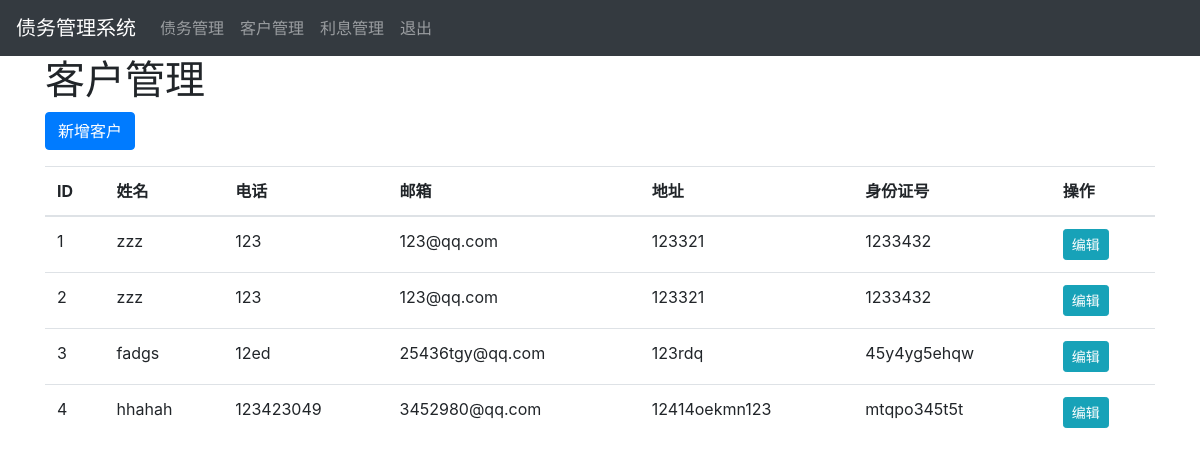
Screenshot of /customer/ (signed in) with the database file from the repository.
### app/models/customer.py (models this page shows)
class Customer(db.Model):
    id = db.Column(db.Integer, primary_key=True)
    name = db.Column(db.String(64), nullable=False)
    phone = db.Column(db.String(20))
    email = db.Column(db.String(120))
    address = db.Column(db.String(256))
    id_number = db.Column(db.String(18))  # 身份证号
    created_at = db.Column(db.DateTime, default=db.func.now())

### app/routes/customer.py (the view)
@bp.route('/')
@login_required
def index():
    customers = Customer.query.all()
    return render_template('customer/index.html', customers=customers)

### app/models/user.py (called while the page is built)
@login_manager.user_loader
def load_user(id):
    return User.query.get(int(id))

### app/templates/customer/index.html
{% extends "base.html" %}
{% block content %}
<div class="container">
    <h1>客户管理</h1>
    <a href="{{ url_for('customer.create') }}" class="btn btn-primary mb-3">新增客户</a>
    <table class="table">
        <thead>
            <tr>
                <th>ID</th>
                <th>姓名</th>
                <th>电话</th>
                <th>邮箱</th>
                <th>地址</th>
                <th>身份证号</th>
                <th>操作</th>
            </tr>
        </thead>
        <tbody>
            {% for customer in customers %}
            <tr>
                <td>{{ customer.id }}</td>
                <td>{{ customer.name }}</td>
                <td>{{ customer.phone }}</td>
                <td>{{ customer.email }}</td>
                <td>{{ customer.address }}</td>
                <td>{{ customer.id_number }}</td>
                <td>
                    <a href="{{ url_for('customer.edit', id=customer.id) }}" class="btn btn-sm btn-info">编辑</a>
                </td>
            </tr>
            {% endfor %}
        </tbody>
    </table>
</div>
{% endblock %}

### app/templates/base.html (shortened to what this page needs)
<!DOCTYPE html>
<html>
<head>
    <link rel="stylesheet" href="https://stackpath.bootstrapcdn.com/bootstrap/4.5.2/css/bootstrap.min.css">
</head>
<body>
    <nav class="navbar navbar-expand-lg navbar-dark bg-dark">
        <a class="navbar-brand" href="/">债务管理系统</a>
        <div class="navbar-nav">
            {% if current_user.is_authenticated %}
            <a class="nav-item nav-link" href="{{ url_for('debt.index') }}">债务管理</a>
            <a class="nav-item nav-link" href="{{ url_for('customer.index') }}">客户管理</a>
            <a class="nav-item nav-link" href="{{ url_for('interest.index') }}">利息管理</a>
            <a class="nav-item nav-link" href="{{ url_for('auth.logout') }}">退出</a>
            {% else %}
            <a class="nav-item nav-link" href="{{ url_for('auth.login') }}">登录</a>
            <a class="nav-item nav-link" href="{{ url_for('auth.register') }}">注册</a>
            {% endif %}
        </div>
    </nav>
    {% block content %}{% endblock %}
</body>
</html>

### rows the page displays
Customer: id "1", name "zzz", phone "123", email "123@qq.com", address "123321", id_number "1233432"
Customer: id "2", name "zzz", phone "123", email "123@qq.com", address "123321", id_number "1233432"
Customer: id "3", name "fadgs", phone "12ed", email "25436tgy@qq.com", address "123rdq", id_number "45y4yg5ehqw"
Customer: id "4", name "hhahah", phone "123423049", email "3452980@qq.com", address "12414oekmn123", id_number "mtqpo345t5t"
